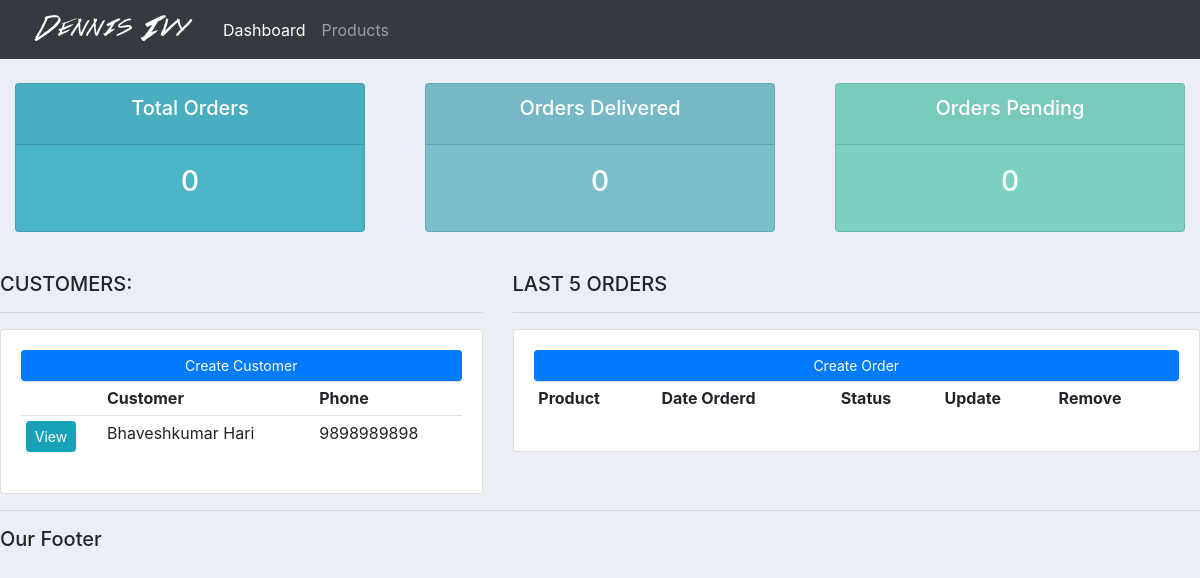
/, run on an earlier commit of the app's database.
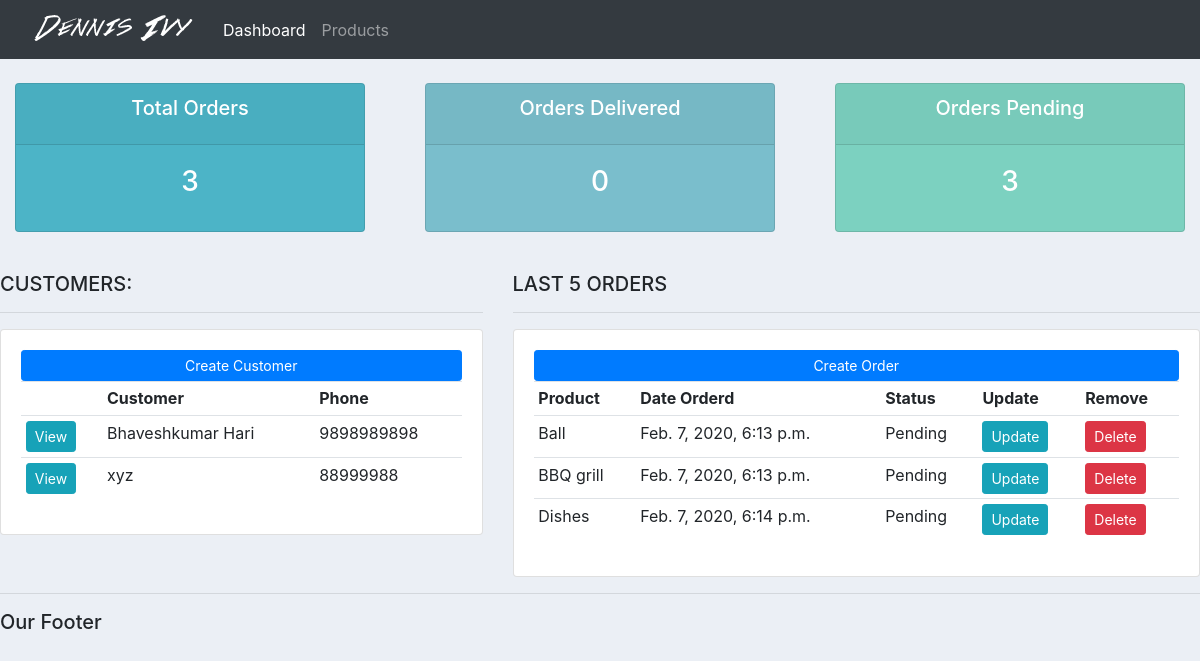
And on a later commit of the database.
### accounts/models.py (models this page shows, shortened)
class Customer(models.Model):
    name = models.CharField(max_length=200, null=True)
    phone = models.CharField(max_length=200, null=True)
    email = models.CharField(max_length=200, null=True)
    date_created = models.DateTimeField(auto_now_add=True, null=True)

class Order(models.Model):
    STATUS = (
        ('Pending', 'Pending'),
        ('Out for delivery', 'Out for delivery'),
        ('Delivered', 'Delivered')
    )
    customer = models.ForeignKey(Customer, null=True, on_delete = models.SET_NULL)
    product = models.ForeignKey(Product, null=True, on_delete = models.SET_NULL)
    date_created = models.DateTimeField(auto_now_add=True, null=True)
    status = models.CharField(max_length=200, null=True, choices=STATUS)

class Product(models.Model):
    CATEGORY = (
        ('Indoor', 'Indoor'),
        ('Out Door', 'Out Door'),
    )
    name = models.CharField(max_length=200, null=True)
    price = models.FloatField(null=True)
    category = models.CharField(max_length=200, null=True, choices=CATEGORY)
    description = models.CharField(max_length=200, null=True, blank=True)
    date_created = models.DateTimeField(auto_now_add=True, null=True)
    tags = models.ManyToManyField(Tag)
    def __str__(self):
        return self.name

### accounts/views.py (the view)
# urls.py: path('', views.home, name="home"),
def home(request):
    orders = Order.objects.all()
    customers = Customer.objects.all()
    total_customers = customers.count()
    total_orders = orders.count()
    delivered = orders.filter(status='Delivered').count()
    pending = orders.filter(status='Pending').count()
    context = {'orders':orders, 'customers':customers,
    'total_orders':total_orders, 'delivered':delivered,
    'pending':pending}
    return render(request, 'accounts/dashboard.html', context)

### accounts/templates/accounts/dashboard.html
{%  extends 'accounts/main.html' %}
{% block content %}
{%  include 'accounts/status.html' %}
<br>
<div class="row">
	<div class="col-md-5">
		<h5>CUSTOMERS:</h5>
		<hr>
		<div class="card card-body">
			<a class="btn btn-primary  btn-sm btn-block" href="">Create Customer</a>
			<table class="table table-sm">
				<tr>
					<th></th>
					<th>Customer</th>
					<th>Phone</th>
				</tr>
				{% for customer in customers %}
					<tr>
						<td><a class="btn btn-sm btn-info" href="{% url 'customer' customer.id %}">View</a></td>
						<td>{{ customer.name }}</td>
						<td>{{ customer.phone }}</td>
					</tr>
				{% endfor %}
			</table>
		</div>
	</div>
	<div class="col-md-7">
		<h5>LAST 5 ORDERS</h5>
		<hr>
		<div class="card card-body">
			<a class="btn btn-primary  btn-sm btn-block" href="{% url 'create_order' %}">Create Order</a>
			<table class="table table-sm">
				<tr>
					<th>Product</th>
					<th>Date Orderd</th>
					<th>Status</th>
					<th>Update</th>
					<th>Remove</th>
				</tr>
				{% for orders in orders %}
					<tr>
						<td>{{ orders.product }}</td>
						<td>{{ orders.date_created }}</td>
						<td>{{ orders.status }}</td>
						<td><a class="btn btn-sm btn-info" href="">Update</a></td>
						<td><a class="btn btn-sm btn-danger" href="">Delete</a></td>
					</tr>
				{% endfor %}
			</table>
		</div>
	</div>
</div>
{% endblock %}

### accounts/templates/accounts/main.html (shortened to what this page needs)
{% load static %}
<!DOCTYPE html>
<html>
    <head>
        <link rel="stylesheet" href="https://stackpath.bootstrapcdn.com/bootstrap/4.4.1/css/bootstrap.min.css">
        <link rel="stylesheet" type="text/css" href="{% static '/css/main.css' %}">
    </head>
    <body>
        {% include 'accounts/navbar.html' %}
        {% block content %}
        {% endblock %}
        <hr>
        <h5>Our Footer</h5>
    </body>
</html>

### accounts/templates/accounts/navbar.html (shortened to what this page needs)
{% load static %}
<nav class="navbar navbar-expand-lg navbar-dark bg-dark">
    <img src="{% static 'images/logo.png' %}">
    <div class="collapse navbar-collapse" id="navbarNav">
      <ul class="navbar-nav">
        <li class="nav-item active">
          <a class="nav-link" href="{% url 'home' %}">Dashboard</a>
        </li>
        <li class="nav-item">
          <a class="nav-link" href="{% url 'product' %}">Products</a>
        </li>
      </ul>
    </div>
  </nav>

### accounts/templates/accounts/status.html
<br>
<div class="row">
	<div class="col">
		<div class="col-md">
			<div class="card text-center text-white  mb-3" id="total-orders">
			  	<div class="card-header">
			  		<h5 class="card-title">Total Orders</h5>
			  	</div>
			  	<div class="card-body">
			    	<h3 class="card-title"> {{ total_orders }}</h3>
			  	</div>
			</div>
		</div>
	</div>
	<div class="col">
		<div class="col-md">
			<div class="card text-center text-white  mb-3" id="orders-delivered">
			  	<div class="card-header">
			  		<h5 class="card-title">Orders Delivered</h5>
			  	</div>
			  	<div class="card-body">
			    	<h3 class="card-title"> {{ delivered }} </h3>
			  	</div>
			</div>
		</div>
	</div>
	<div class="col">
		<div class="col-md">
			<div class="card text-center text-white  mb-3" id="orders-pending">
			  	<div class="card-header">
			  		<h5 class="card-title">Orders Pending</h5>
			  	</div>
			  	<div class="card-body">
			    	<h3 class="card-title"> {{ pending }} </h3>
			  	</div>
			</div>
		</div>
	</div>
</div>

### static/css/main.css (style rules this page uses)
body { background-color: #ebeff5; }
#total-orders { background-color: #4cb4c7; }
#orders-delivered { background-color: #7abecc; }
#orders-pending { background-color: #7CD1C0; }

What changed in the data, as far as the page shows it:
added Customer: name "xyz", phone "88999988"
added Order: product "Ball", date_created "Feb. 7, 2020, 6:13 p.m.", status "Pending"
added Order: product "BBQ grill", date_created "Feb. 7, 2020, 6:13 p.m.", status "Pending"
added Order: product "Dishes", date_created "Feb. 7, 2020, 6:14 p.m.", status "Pending"
Also different on the page:
{{ total_orders }}: "0" → "3"
{{ pending }}: "0" → "3"
